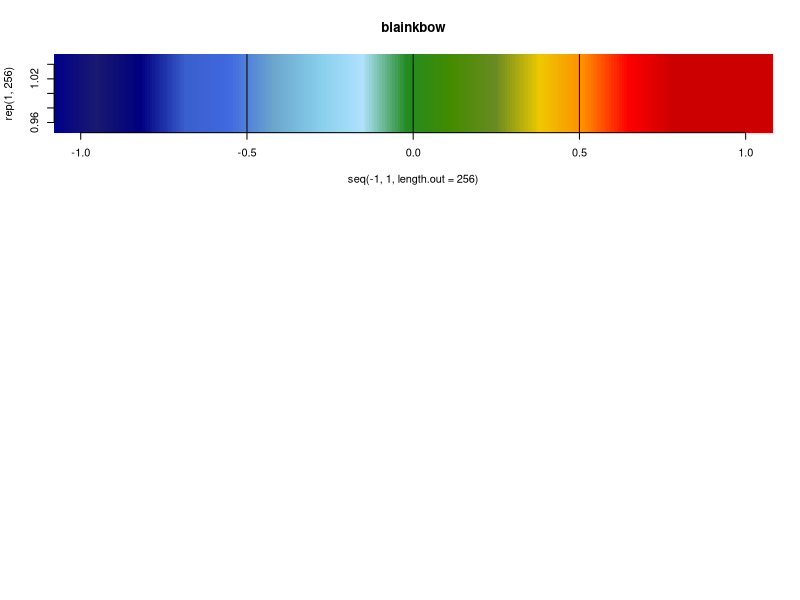

R code for this plot: (Note: this script raises an error after producing the figure.)
par(mfrow=c(3,1))

# Function for saving the colormaps
save.colmap <- function(Colmap,Dir){
  Colmap<-t(col2rgb(Colmap(256)))
  Colmap<-Colmap/256
  write.csv(Colmap,file=Dir,row.names=FALSE,quote = FALSE) 
  }

# # # ############################ # # #
#           blainkbow
# # # ############################ # # #
blainkbow <- colorRampPalette(c("gray85","darkblue","midnightblue","navy","royalblue3","royalblue","skyblue3","skyblue","lightskyblue1","forestgreen","chartreuse4","olivedrab4","gold2","darkorange","red","red3"))
plot(seq(-1,1,length.out = 256),rep(1,256),pch=15,cex=30,col=blainkbow(256),ylim=c(0.95,1.05),bty='n',main="blainkbow")
abline(v=c(-0.5,0,0.5))
save.colmap(blainkbow,"/misc/ernst/rcruces/git_here/oma/matlab_colormaps/blainkbow.csv")

# # # ############################ # # #
#           blainkbow2
# # # ############################ # # #
blainkbow2 <- colorRampPalette(c("white","lightskyblue1","skyblue","skyblue3","royalblue2","forestgreen","chartreuse4","gold2","darkorange","red","red3"))
plot(seq(-1,1,length.out = 256),rep(1,256),pch=15,cex=30,col=blainkbow2(256),ylim=c(0.95,1.05),bty='n',main="blainkbow2")
abline(v=c(-0.5,0,0.5))
save.colmap(blainkbow2,"/misc/ernst/rcruces/git_here/oma/matlab_colormaps/blainkbow2.csv")

# # # ############################ # # #
#           grayula
# # # ############################ # # #
grayula <- colorRampPalette(c("gray90","royalblue","navy","royalblue4","darkgreen","forestgreen","olivedrab3","olivedrab2","gold2"))
plot(seq(0,3,length.out = 256),rep(1,256),pch=15,cex=30,col=grayula(256),ylim=c(0.95,1.05),bty='n',main="grayula")
abline(v=c(0.5,1,2,2.5))
abline(v=c(0.75,1.5,2.25),lwd=4)
save.colmap(grayula,"/misc/ernst/rcruces/git_here/oma/matlab_colormaps/grayula.csv")

# # # ############################ # # #
#           griblred
# # # ############################ # # #
griblred <- colorRampPalette(c("white","midnightblue","royalblue3","royalblue","skyblue","mediumaquamarine","gold","darkorange","red2","red4"))
plot(1:256,rep(1,256),pch=15,cex=30,col=griblred(256),ylim=c(0.95,1.05),bty='n',main="griblred")
save.colmap(griblred,"/misc/ernst/rcruces/git_here/oma/matlab_colormaps/griblred.csv")

# # # ############################ # # #
#           blured
# # # ############################ # # #
blured <- colorRampPalette(c("midnightblue","royalblue3","royalblue","skyblue","gray85","gray85","gold","darkorange","red2","red4"))
plot(1:256,rep(1,256),pch=15,cex=30,col=blured(256),ylim=c(0.95,1.05),bty='n',main="blured")
save.colmap(blured,"/misc/ernst/rcruces/git_here/oma/matlab_colormaps/blured.csv")


# # # ############################ # # #
#           blRd
# # # ############################ # # #
blRd <- colorRampPalette(c("skyblue","royalblue","royalblue3","navy","midnightblue","gray65","gray65","red4","red2","orangered","darkorange","gold"))
plot(1:256,rep(1,256),pch=15,cex=30,col=blRd(256),ylim=c(0.95,1.05),bty='n',main="BlRd")
save.colmap(blRd,"/home/rr/git_here/oma/matlab_colormaps/blRd.csv")

# # # ############################ # # #
#      High-Contrast Cool Jet bar
# # # ############################ # # #
surfJetHi <- colorRampPalette(c("skyblue","royalblue","royalblue3","navy","midnightblue","gray65","gray65","gray62","gray60","gray62","gray65","gray65","red4","red2","orangered","darkorange","gold"))
plot(seq(-2,2,length.out = 256),rep(1,256),pch=15,cex=30,col=surfJetHi(256),ylim=c(0.95,1.05),bty='n',main="surfJet")
abline(v=c(-1,0,1))
save.colmap(surfJetHi,"/home/rr/git_here/oma/matlab_colormaps/surfJetHi.csv")

# # # ############################ # # #
#           Cool Jet bar
# # # ############################ # # #
surfJet <- colorRampPalette(c("midnightblue","navy","royalblue3","royalblue","skyblue","gray90","gray90","gray95","gray95","gray95","gray90","gray90","gold","darkorange","orangered","red2","red4"))
#surfJet <- colorRampPalette(c("midnightblue","navy","royalblue3","royalblue","skyblue","gray85","gray85","gold","darkorange","orangered","red2","red4"))
plot(seq(-2,2,length.out = 256),rep(1,256),pch=15,cex=30,col=surfJet(256),ylim=c(0.95,1.05),bty='n',main="surfJet")
abline(v=c(-1,0,1))
save.colmap(surfJet,"/misc/ernst/rcruces/git_here/oma/matlab_colormaps/surfJet.csv")

# # # ############################ # # #
#           Cool Jet barKaks
# # # ############################ # # #
surfJetKaks <- colorRampPalette(c("blue","royalblue3","dodgerblue2","deepskyblue","skyblue","gray90","gray90","gray95","gray95","gray95","gray95","gray90","gray90","gold","orangered","firebrick4"))
plot(seq(-2,2,length.out = 256),rep(1,256),pch=15,cex=30,col=surfJetKaks(256),ylim=c(0.95,1.05),bty='n',main="surfJet")
abline(v=c(-1,0,1))
save.colmap(surfJetKaks,"/misc/ernst/rcruces/git_here/oma/matlab_colormaps/surfJetKaks.csv")

# # # ############################ # # #
#           graypurp
# # # ############################ # # #
#graypurp<-colorRampPalette(c("gray85","slategray2","royalblue1","royalblue2","royalblue3","royalblue4","slateblue4","purple4","mediumpurple3"))
graypurp<-colorRampPalette(c("gray85","navy","royalblue3","royalblue1","mediumpurple2","mediumpurple3","purple4"))
plot(1:256,rep(1,256),pch=15,cex=30,col=graypurp(256),ylim=c(0.95,1.05),bty='n',main="graypurp")
save.colmap(graypurp,"/misc/ernst/rcruces/git_here/oma/matlab_colormaps/graypurp.csv")

# # # ############################ # # #
#           Gray to Blue
# # # ############################ # # #
grayblue<-colorRampPalette(c("gray85","slategray2","skyblue","skyblue2","royalblue","royalblue3","navy","midnightblue"))
plot(1:256,rep(1,256),pch=15,cex=30,col=grayblue(256),ylim=c(0.95,1.05),bty='n',main="grayblue")
save.colmap(grayblue,"/misc/ernst/rcruces/git_here/oma/matlab_colormaps/grayblue.csv")

# # # ############################ # # #
#           Fire Red
# # # ############################ # # #
fireRed <- colorRampPalette(c("gray90","gray85","lightgoldenrod2","gold","darkorange","orangered","red2","red4"))
plot(seq(0,3,length.out = 256),rep(1,256),pch=15,cex=30,col=fireRed(256),ylim=c(0.95,1.05),bty='n',main="fireRed")
abline(v=c(0.5,1,1.5,2))
save.colmap(fireRed,"/misc/ernst/rcruces/git_here/oma/matlab_colormaps/fireRed.csv")


